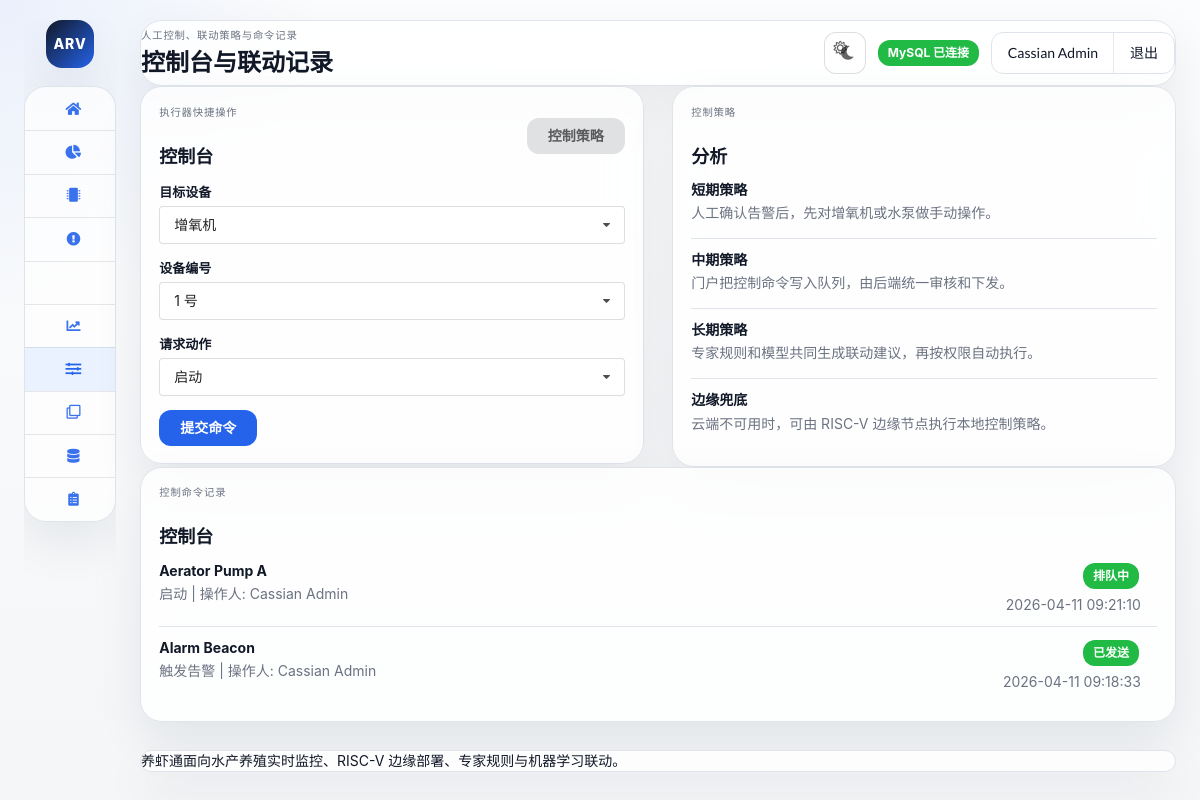
/control.php (signed in), run on the app's committed database.
### tables this page shows
CREATE TABLE IF NOT EXISTS control_commands (
	id INT AUTO_INCREMENT PRIMARY KEY,
	device_name VARCHAR(120) NOT NULL,
	action_name VARCHAR(64) NOT NULL,
	operator_name VARCHAR(120) NOT NULL,
	command_status VARCHAR(32) NOT NULL DEFAULT 'queued',
	issued_at DATETIME NOT NULL,
	created_at TIMESTAMP DEFAULT CURRENT_TIMESTAMP
);

### app/lib/i18n.php (called while the page is built, shortened)
<?php
function current_locale()
{
	return 'zh-CN';
}
function t($key)
{
	$locale = current_locale();
	$catalog = translation_catalog();
	if (isset($catalog[$locale][$key]))
		return $catalog[$locale][$key];
	return $key;
}
function translation_catalog()
{
	return include __DIR__ . '/../translations.php';
}

### app/lib/helpers.php (called while the page is built, shortened)
<?php
function h($value)
{
	return htmlspecialchars((string) $value, ENT_QUOTES, 'UTF-8');
}
function semantic_label_class($status)
{
	$status = strtolower((string) $status);
	if ($status === 'healthy' || $status === 'online' || $status === 'normal' || $status === 'queued' || $status === 'sent' || $status === 'success')
		return 'green';
	return 'grey';
}
function chinese_status_text($status)
{
	$status = strtolower((string) $status);
	$map = [
		'healthy' => '正常',
		'normal' => '正常',
		'success' => '正常',
		'online' => '在线',
		'warning' => '预警',
		'maintenance' => '维护中',
		'critical' => '严重',
		'error' => '异常',
		'offline' => '离线',
		'queued' => '排队中',
		'sent' => '已发送',
		'start' => '启动',
		'stop' => '停止',
		'manual_override' => '人工接管',
		'trigger_alarm' => '触发告警',
	];
	return isset($map[$status]) ? $map[$status] : (string) $status;
}

### app/lib/repositories.php (called while the page is built, shortened)
<?php
function fetch_control_commands(array $config, $limit = 10)
{
	$pdo = get_pdo($config);
	$statement = $pdo->prepare(
		"SELECT device_name, action_name, operator_name, command_status, issued_at
		 FROM control_commands
		 ORDER BY issued_at DESC
		 LIMIT :limit_value"
	);
	$statement->bindValue(':limit_value', (int) $limit, PDO::PARAM_INT);
	try {
		$statement->execute();
		$rows = $statement->fetchAll();
	} catch (Throwable $exception) {
		return sample_control_commands();
	}
	return $rows ?: sample_control_commands();
}

### public/control.php (the view, shortened to what this page needs)
<?php
require_once __DIR__ . '/../app/bootstrap.php';
$commands = fetch_control_commands($config, 10);
require __DIR__ . '/partials/header.php';
?>
<div class="ui stackable two column grid portal-section">
	<div class="column">
		<section class="ui segment card dashboard">
			<div class="dashboard-header">
				<div>
					<p class="portal-eyebrow"><?= h(t('actuator_quick_actions')); ?></p>
					<h3><?= h(t('nav_control')); ?></h3>
				</div>
				<a class="ui button js-open-modal" href="#"><?= h(t('control_strategy')); ?></a>
			</div>
			<form class="ui form portal-form" method="post">
				<div class="field">
					<label><?= h(t('target_device')); ?></label>
					<select class="ui dropdown" name="device_type">
						<option value="增氧机">增氧机</option>
					</select>
				</div>
				<div class="field">
					<label>设备编号</label>
					<select class="ui dropdown" name="device_no">
						<?php for ($i = 1; $i <= 10; $i++): ?>
							<option value="<?= h((string) $i); ?>"><?= h((string) $i); ?> 号</option>
						<?php endfor; ?>
					</select>
				</div>
				<div class="field">
					<label><?= h(t('requested_action')); ?></label>
					<select class="ui dropdown" name="action">
						<option value="start"><?= h(t('start')); ?></option>
					</select>
				</div>
				<div class="portal-inline-actions">
					<button class="ui primary button" type="submit"><?= h(t('queue_simulated_action')); ?></button>
				</div>
			</form>
		</section>
	</div>
	<div class="column">
		<section class="ui segment card dashboard">
			<div class="dashboard-header">
				<div>
					<p class="portal-eyebrow"><?= h(t('control_strategy')); ?></p>
					<h3><?= h(t('nav_analytics')); ?></h3>
				</div>
			</div>
			<div class="ui list portal-info-list">
				<div class="item">
					<div class="portal-info-main"><strong>短期策略</strong><p>人工确认告警后，先对增氧机或水泵做手动操作。</p></div>
				</div>
				<div class="item">
					<div class="portal-info-main"><strong>中期策略</strong><p>门户把控制命令写入队列，由后端统一审核和下发。</p></div>
				</div>
				<div class="item">
					<div class="portal-info-main"><strong>长期策略</strong><p>专家规则和模型共同生成联动建议，再按权限自动执行。</p></div>
				</div>
				<div class="item">
					<div class="portal-info-main"><strong>边缘兜底</strong><p>云端不可用时，可由 RISC-V 边缘节点执行本地控制策略。</p></div>
				</div>
			</div>
		</section>
	</div>
</div>
<section class="ui segment card dashboard portal-section">
	<div class="dashboard-header">
		<div>
			<p class="portal-eyebrow"><?= h(t('command_history')); ?></p>
			<h3><?= h(t('nav_control')); ?></h3>
		</div>
	</div>
	<div class="ui list portal-info-list">
		<?php foreach ($commands as $command): ?>
			<div class="item">
				<div class="portal-info-main">
					<strong><?= h($command['device_name']); ?></strong>
					<p><?= h(chinese_status_text($command['action_name'])); ?> | <?= h(t('operator')); ?>: <?= h($command['operator_name']); ?></p>
				</div>
				<div class="portal-info-side">
					<div class="ui <?= h(semantic_label_class($command['command_status'])); ?> label"><?= h(chinese_status_text($command['command_status'])); ?></div>
					<div><?= h($command['issued_at']); ?></div>
				</div>
			</div>
		<?php endforeach; ?>
	</div>
</section>
<?php require __DIR__ . '/partials/footer.php'; ?>

### public/assets/css/styles.css (style rules this page uses)
:root { --portal-bg: #f4f6f8; --portal-panel: #ffffff; --portal-panel-soft: #f8fafc; --portal-border: #dfe4ea; --portal-text: #111827; --portal-muted: #6b7280; --portal-accent: #2563eb; --portal-accent-soft: #eaf2ff; --portal-shadow: 0 20px 48px rgba(15, 23, 42, 0.08); --portal-gauge-track: #e7ebf0; --portal-gauge-fill: #2563eb; --portal-chart-line: #2563eb; --portal-sidebar-width: 252px; --portal-sidebar-collapsed-width: 92px; }
html, body { min-height: 100%; }
body { margin: 0; font-family: "SF Pro Display", "Segoe UI", "Helvetica Neue", "PingFang SC", "Hiragino Sans", sans-serif; background: radial-gradient(circle at top left, rgba(37, 99, 235, 0.08), transparent 22%), linear-gradient(180deg, #fbfcfd 0%, var(--portal-bg) 100%); color: var(--portal-text); }
.portal-eyebrow { margin: 0 0 4px; font-size: 0.74rem; letter-spacing: 0.08em; text-transform: uppercase; color: var(--portal-muted); }
.portal-sidebar h1, .portal-main h2, .ui.segment.card h3, .ui.segment.card h4 { color: var(--portal-text); }
.ui.segment.card, .ui.segment.card.portal-topbar, .ui.segment.card.portal-sidebar-card, .ui.segment.card.portal-footer-card, .ui.segment.card.dashboard { display: block; width: 100%; max-width: none; margin: 0 !important; border: 1px solid var(--portal-border); border-radius: 22px; background: rgba(255, 255, 255, 0.82); box-shadow: var(--portal-shadow); backdrop-filter: blur(18px); }
.portal-section { margin-top: 18px; }
.ui.segment.card.dashboard { padding: 1.25rem 1.3rem; }
.dashboard-header { display: flex; align-items: center; justify-content: space-between; gap: 14px; margin-bottom: 1rem; }
.ui.list.portal-info-list > .item { display: flex; justify-content: space-between; align-items: flex-start; gap: 16px; padding: 0.95rem 0; border-top: 1px solid var(--portal-border); }
.ui.list.portal-info-list > .item:first-child { border-top: 0; padding-top: 0; }
.portal-info-main { flex: 1; }
.portal-info-main strong { display: block; margin-bottom: 0.3rem; color: var(--portal-text); }
.portal-info-main p, .portal-info-main .description { margin: 0; color: var(--portal-muted); line-height: 1.6; }
.portal-info-side { display: flex; flex-direction: column; align-items: flex-end; gap: 8px; text-align: right; color: var(--portal-muted); flex-shrink: 0; max-width: 34%; }
.portal-form.ui.form .field > label { color: var(--portal-text); font-weight: 700; }
.portal-form.ui.form input, .portal-form.ui.form select { border-radius: 14px !important; border-color: var(--portal-border) !important; background: var(--portal-panel) !important; color: var(--portal-text) !important; }
.portal-inline-actions { display: flex; flex-wrap: wrap; gap: 12px; }
.ui.button, .ui.label, .ui.menu, .ui.message, .ui.table, .ui.form input, .ui.form select { border-radius: 12px; }
.ui.button { margin: 0; }
.ui.button.primary { background: var(--portal-accent); }
.ui.basic.label, .ui.label { font-weight: 700; }

### data on the page
control_commands: device_name "Aerator Pump A", action_name "启动", operator_name "Cassian Admin", command_status "排队中", issued_at "2026-04-11 09:21:10"
control_commands: device_name "Alarm Beacon", action_name "触发告警", operator_name "Cassian Admin", command_status "已发送", issued_at "2026-04-11 09:18:33"

### other printed values
$page_tagline "人工控制、联动策略与命令记录"
$page_heading "控制台与联动记录"
t('db_connected') "MySQL 已连接"
$user['display_name'] "Cassian Admin"
t('nav_logout') "退出"
t('actuator_quick_actions') "执行器快捷操作"
t('nav_control') "控制台"
t('control_strategy') "控制策略"
t('target_device') "目标设备"
t('requested_action') "请求动作"
t('start') "启动"
t('queue_simulated_action') "提交命令"
t('nav_analytics') "分析"
t('command_history') "控制命令记录"
t('footer_text') "养虾通面向水产养殖实时监控、RISC-V 边缘部署、专家规则与机器学习联动。"
